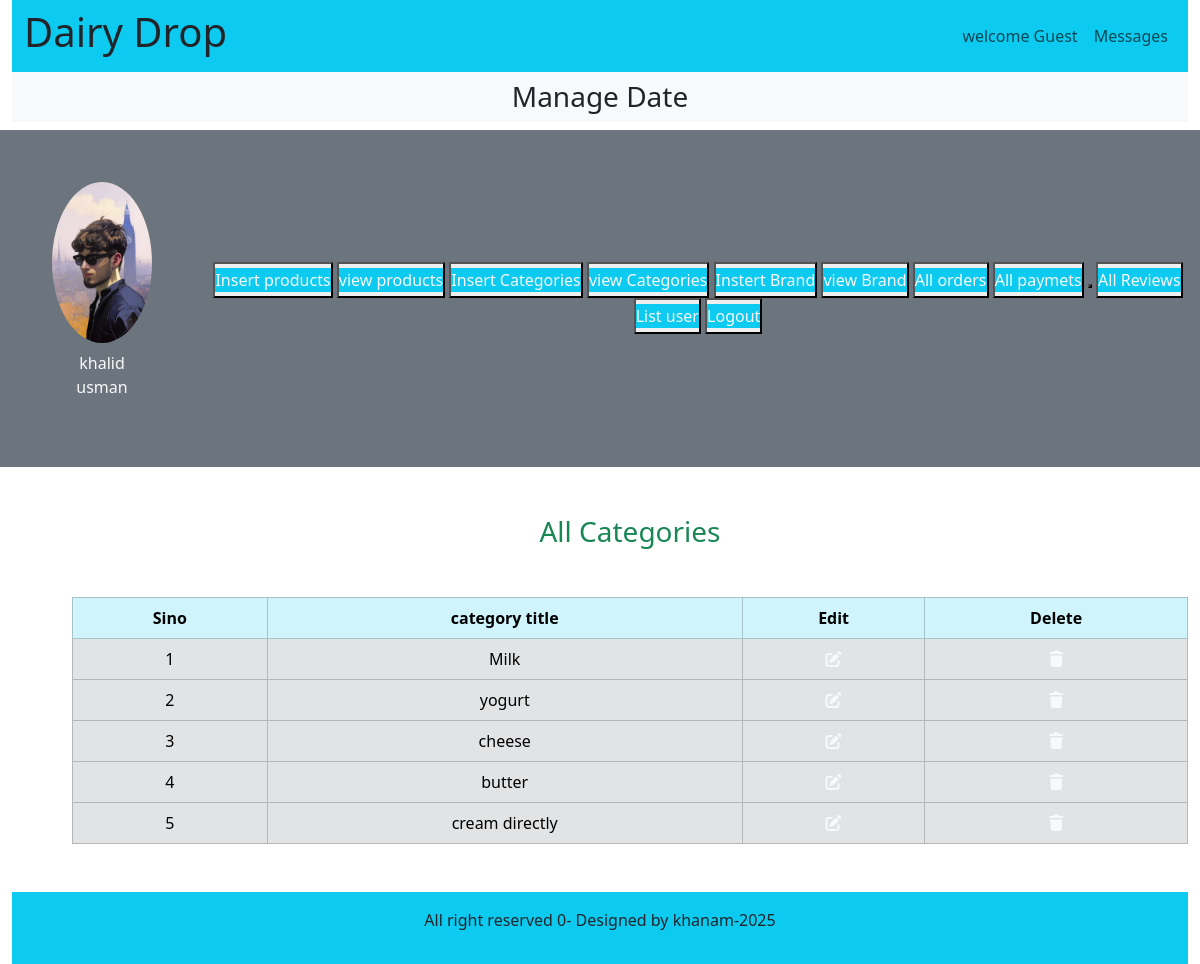
Page /Dairy_Drop/admin_area/index.php?view_categories (signed in) on the committed database.
### tables this page shows
CREATE TABLE `category` (
  `category_id` int(11) NOT NULL,
  `category_title` varchar(100) NOT NULL
);

### Dairy_Drop/admin_area/view_categories.php (the view, shortened to what this page needs)
<h3 class="text-center text-success">All Categories</h3>
<table class="table table-bordered mt-5">
    <thead class="table-info">
        <tr class="text-center">
            <th>Sino</th>
            <th>category title</th>
            <th>Edit</th>
            <th>Delete</th>
        </tr>
    </thead>
    <tbody class="table-secondary text-light">
        <?php
        $select_cat="Select * from `category`";
        $result=mysqli_query($con,$select_cat);
        $number = 0;
        while($row=mysqli_fetch_assoc($result)){
            $category_id =$row['category_id'];
            $category_title=$row['category_title'];
            $number++;
        ?>
        <tr class="text-center">
            <td><?php echo $number; ?></td>
            <td><?php echo $category_title; ?></td>
            <td><a href='index.php?edit_category=<?php echo$category_id; ?>' class='text-light'><i class='fa-solid fa-pen-to-square'></i></a></td>
            <td><a href='index.php?delete_category=<?php echo$category_id; ?>' class=" text-light" data-toggle="modal" data-target="#exampleModal"><i class='fa-solid fa-trash'></i></a></td>
        </tr>
        <?php
        }?>
    </tbody>
</table>

### Dairy_Drop/style.css (style rules this page uses)
* { margin: 0; padding: 0; box-sizing: border-box; }

### Dairy_Drop/admin_area/index.php (style rules this page uses)
body { overflow-x:hidden ; }

### rows in the picture
category: category_title "Milk"
category: category_title "yogurt"
category: category_title "cheese"
category: category_title "butter"
category: category_title "cream directly"

### other values in the picture
$_SESSION['admin_name'] "khalid usman"
